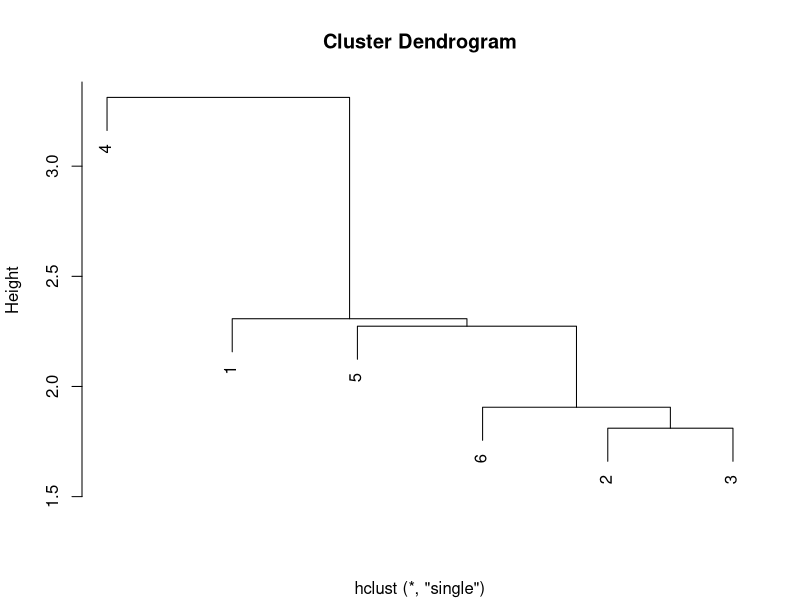
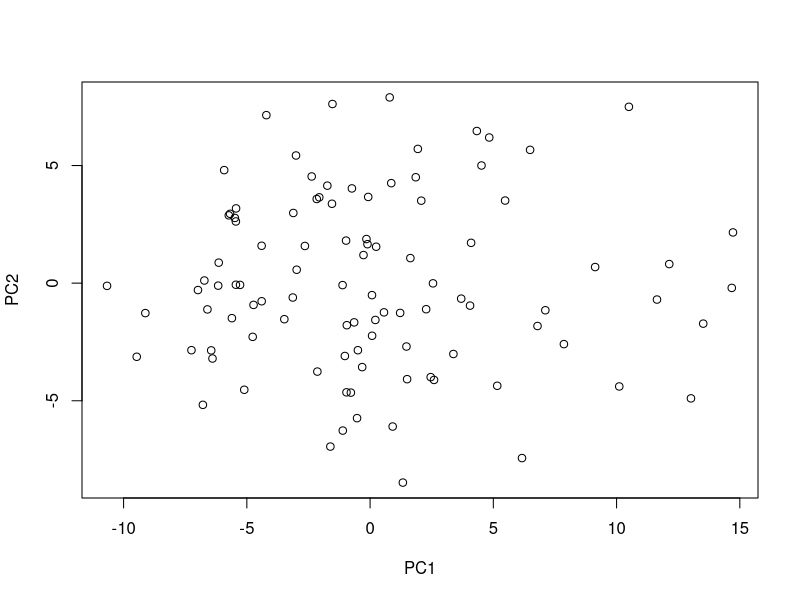
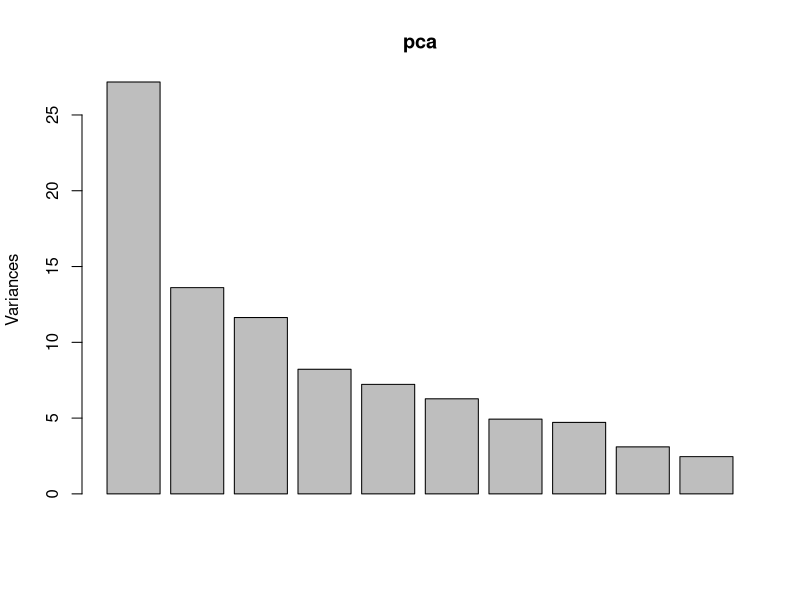

The R source for these figures, in order:
## ---- chunk 1
knitr::opts_chunk$set(
  collapse = TRUE,
  comment = "#>",
  fig.path = "man/figures/README-",
  out.width = "100%"
)
## ---- chunk 2
matrix <- matrix(rnorm(36), nrow = 6)
matrix
## ---- chunk 3
distance_matrix <- dist(matrix, method = "euclidean")
distance_matrix

## ---- chunk 4
matrix <- matrix(rnorm(36), nrow = 6)
distance_matrix <- dist(matrix, method = "euclidean")
hc <- hclust(distance_matrix, method = "single")
plot(hc, xlab = "")
## ---- chunk 5
matrix <- matrix(rnorm(1000), nrow = 100)
distance_matrix <- dist(matrix, method = "euclidean")
pca <- prcomp(distance_matrix)
plot(pca$x)
## ---- chunk 6
matrix <- matrix(rnorm(1000), nrow = 100)
distance_matrix <- dist(matrix, method = "euclidean")
pca <- prcomp(distance_matrix)
plot(pca)
